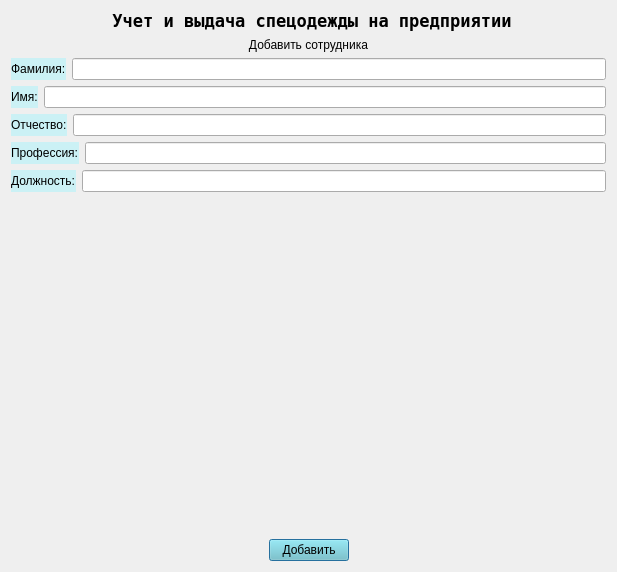
<?xml version="1.0" encoding="UTF-8"?>
<ui version="4.0">
 <class>Dialog</class>
 <widget class="QDialog" name="Dialog">
  <property name="geometry">
   <rect>
    <x>0</x>
    <y>0</y>
    <width>617</width>
    <height>572</height>
   </rect>
  </property>
  <property name="windowTitle">
   <string>Dialog</string>
  </property>
  <layout class="QVBoxLayout" name="verticalLayout">
   <item>
    <layout class="QHBoxLayout" name="horizontalLayout_2" stretch="3,1,2,1">
     <property name="leftMargin">
      <number>12</number>
     </property>
     <property name="rightMargin">
      <number>0</number>
     </property>
     <item>
      <spacer name="horizontalSpacer">
       <property name="orientation">
        <enum>Qt::Horizontal</enum>
       </property>
       <property name="sizeHint" stdset="0">
        <size>
         <width>40</width>
         <height>20</height>
        </size>
       </property>
      </spacer>
     </item>
     <item>
      <widget class="QLabel" name="label">
       <property name="minimumSize">
        <size>
         <width>0</width>
         <height>0</height>
        </size>
       </property>
       <property name="font">
        <font>
         <family>Andale Mono</family>
         <pointsize>13</pointsize>
         <weight>75</weight>
         <bold>true</bold>
        </font>
       </property>
       <property name="text">
        <string>Учет и выдача спецодежды на предприятии</string>
       </property>
       <property name="alignment">
        <set>Qt::AlignCenter</set>
       </property>
      </widget>
     </item>
     <item>
      <spacer name="horizontalSpacer_6">
       <property name="orientation">
        <enum>Qt::Horizontal</enum>
       </property>
       <property name="sizeHint" stdset="0">
        <size>
         <width>40</width>
         <height>20</height>
        </size>
       </property>
      </spacer>
     </item>
     <item>
      <widget class="QLabel" name="logo">
       <property name="maximumSize">
        <size>
         <width>80</width>
         <height>80</height>
        </size>
       </property>
       <property name="text">
        <string/>
       </property>
       <property name="pixmap">
        <pixmap>img/logo_mini.png</pixmap>
       </property>
      </widget>
     </item>
    </layout>
   </item>
   <item>
    <layout class="QVBoxLayout" name="verticalLayout_2">
     <item>
      <widget class="QLabel" name="label_2">
       <property name="styleSheet">
        <string notr="true">font: 11pt &quot;Andale Mono&quot;;</string>
       </property>
       <property name="text">
        <string>Добавить сотрудника</string>
       </property>
       <property name="alignment">
        <set>Qt::AlignCenter</set>
       </property>
      </widget>
     </item>
     <item>
      <layout class="QVBoxLayout" name="verticalLayout_5">
       <item>
        <layout class="QHBoxLayout" name="horizontalLayout_9">
         <item>
          <widget class="QLabel" name="label_6">
           <property name="styleSheet">
            <string notr="true">background-color: rgb(203,241,245);
font: 9pt &quot;Andale Mono&quot;;</string>
           </property>
           <property name="text">
            <string>Фамилия:</string>
           </property>
          </widget>
         </item>
         <item>
          <widget class="QLineEdit" name="edit_surname"/>
         </item>
        </layout>
       </item>
       <item>
        <layout class="QHBoxLayout" name="horizontalLayout_8">
         <item>
          <widget class="QLabel" name="label_8">
           <property name="styleSheet">
            <string notr="true">background-color: rgb(203,241,245);
font: 9pt &quot;Andale Mono&quot;;</string>
           </property>
           <property name="text">
            <string>Имя:</string>
           </property>
          </widget>
         </item>
         <item>
          <widget class="QLineEdit" name="edit_name"/>
         </item>
        </layout>
       </item>
       <item>
        <layout class="QHBoxLayout" name="horizontalLayout_4">
         <item>
          <widget class="QLabel" name="label_5">
           <property name="styleSheet">
            <string notr="true">background-color: rgb(203,241,245);
font: 9pt &quot;Andale Mono&quot;;</string>
           </property>
           <property name="text">
            <string>Отчество:</string>
           </property>
          </widget>
         </item>
         <item>
          <widget class="QLineEdit" name="edit_lastName"/>
         </item>
        </layout>
       </item>
       <item>
        <layout class="QHBoxLayout" name="horizontalLayout_20" stretch="0,0">
         <item>
          <widget class="QLabel" name="label_3">
           <property name="styleSheet">
            <string notr="true">background-color: rgb(203,241,245);
font: 9pt &quot;Andale Mono&quot;;</string>
           </property>
           <property name="text">
            <string>Профессия:</string>
           </property>
          </widget>
         </item>
         <item>
          <widget class="QLineEdit" name="edit_profession"/>
         </item>
        </layout>
       </item>
       <item>
        <layout class="QHBoxLayout" name="horizontalLayout_19" stretch="0,0">
         <item>
          <widget class="QLabel" name="label_18">
           <property name="styleSheet">
            <string notr="true">background-color: rgb(203,241,245);
font: 9pt &quot;Andale Mono&quot;;</string>
           </property>
           <property name="text">
            <string>Должность:</string>
           </property>
          </widget>
         </item>
         <item>
          <widget class="QLineEdit" name="edit_post"/>
         </item>
        </layout>
       </item>
      </layout>
     </item>
     <item>
      <spacer name="verticalSpacer">
       <property name="orientation">
        <enum>Qt::Vertical</enum>
       </property>
       <property name="sizeHint" stdset="0">
        <size>
         <width>20</width>
         <height>40</height>
        </size>
       </property>
      </spacer>
     </item>
     <item>
      <layout class="QHBoxLayout" name="horizontalLayout_3">
       <item>
        <spacer name="horizontalSpacer_2">
         <property name="orientation">
          <enum>Qt::Horizontal</enum>
         </property>
         <property name="sizeHint" stdset="0">
          <size>
           <width>40</width>
           <height>20</height>
          </size>
         </property>
        </spacer>
       </item>
       <item>
        <widget class="QPushButton" name="btn_add_employee">
         <property name="styleSheet">
          <string notr="true">background-color: rgb(113,201,206);
font: 9pt &quot;Andale Mono&quot;;</string>
         </property>
         <property name="text">
          <string>Добавить</string>
         </property>
        </widget>
       </item>
       <item>
        <spacer name="horizontalSpacer_3">
         <property name="orientation">
          <enum>Qt::Horizontal</enum>
         </property>
         <property name="sizeHint" stdset="0">
          <size>
           <width>40</width>
           <height>20</height>
          </size>
         </property>
        </spacer>
       </item>
      </layout>
     </item>
    </layout>
   </item>
  </layout>
 </widget>
 <resources/>
 <connections/>
</ui>
